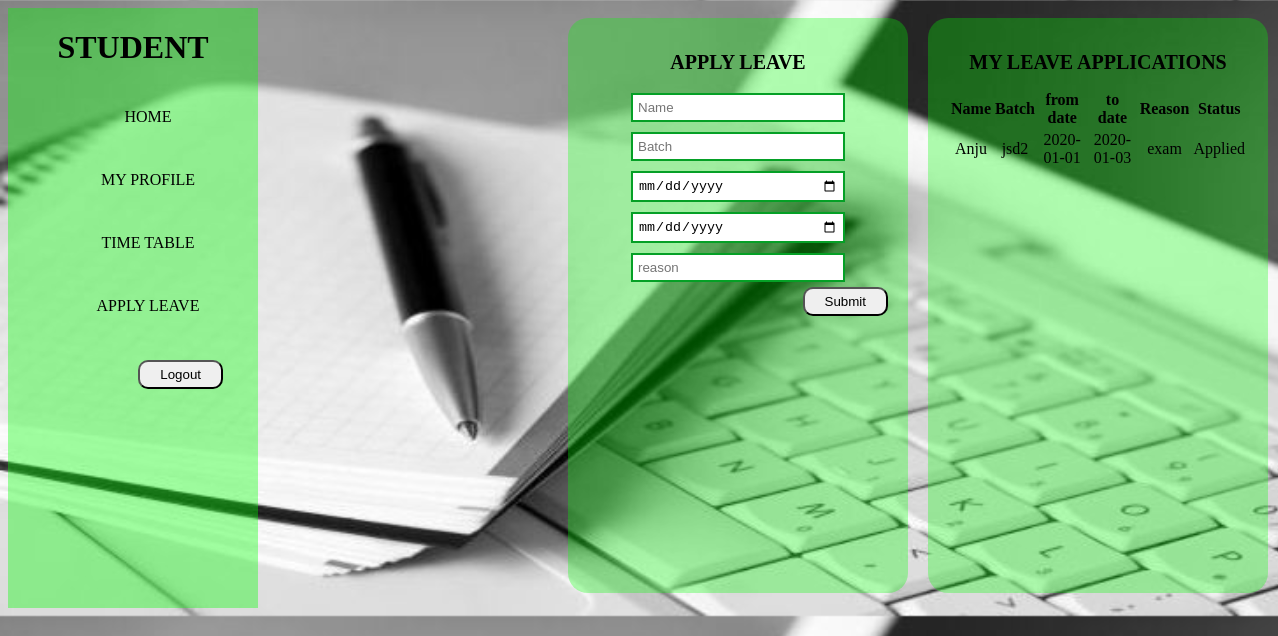
The app's page /student_applyleave.php (signed in) with its own data.
### tables this page shows
CREATE TABLE `leaves` (
  `id` int(11) NOT NULL,
  `name` varchar(15) NOT NULL,
  `batch` varchar(10) NOT NULL,
  `fromdate` date NOT NULL,
  `todate` date NOT NULL,
  `reason` varchar(20) NOT NULL,
  `status` varchar(10) NOT NULL DEFAULT 'Applied'
);

### student_applyleave.php (the view, shortened to what this page needs)
<!DOCTYPE html>
<html>
<head>
<link rel="stylesheet"  href="css/style.css">
</head>
<body class="bd">
        <div style="display: inline-flex">
            <div class="b">
                <h1>STUDENT</h1>
                <ul>
                    <li><a href="student_home.php"> HOME</a></li>
                    <li><a href="#">MY PROFILE</a>
                    </li>
                    <li><a href="timetablestudent.php">TIME TABLE</a></li>
                    <li><a href="student_applyleave.php">APPLY LEAVE</a></li>
                    <li><form action="logout" method="post">
                             <input type="submit" value="Logout" name="logout" class="sbm" >
                        </form>
                    </li>
                </ul>
            </div>
            <div class=form>
                <h1> APPLY LEAVE</h1>
                <form action="addfaculty.php" method="post">
                    <input type="text" placeholder="Name" name="name" class="inp">
					<input type="text" placeholder="Batch" name="batch" class="inp">
                    <input type="date" placeholder="fromDate" name="fromdate" class="inp">
                    <input type="date" placeholder="todate" name="todate" class="inp">
                    <input type="text" placeholder="reason" name="reason" class="inp">
                    <input type="submit" placeholder="APPLY" class="sbm" name="stuapply">
                </form>
            </div>
            <div class="form">
                <h1> MY LEAVE APPLICATIONS</h1>
                <table>
                <thead>
                    <tr>
                        <th>Name</th>
						<th>Batch</th>
                        <th>from date</th>
                        <th>to date </th>
                        <th>Reason</th>
                        <th>Status</th>
                    </tr>
                </thead>
                <tbody>
                    <?php
					include_once 'connection.php';
					$sql="select * from leaves where name='".$_SESSION['user']."'";
					$result = mysqli_query($conn, $sql);
					while($row = mysqli_fetch_assoc($result))
					{
						?>
                    <tr>
						<td><?php echo $row['name']?></td>
						<td><?php echo $row['batch']?></td>
                        <td><?php echo $row['fromdate']?></td>
                        <td><?php echo $row['todate']?></td>
                        <td><?php echo $row['reason']?></td>
                        <td><?php echo $row['status']?></td>
                    </tr>
					<?php } ?>
                </tbody>
            </table>
        </div>
        </div>
</body>
</html>

### css/style.css (style rules this page uses)
.bd { background-image:url(../img/log2.jpeg); background-size:cover; }
.b { width:250px; height:600px; background-color:rgba(0, 255, 0, 0.37); text-align:center; }
.b ul { display:block; list-style-type:none; }
.b ul li { width:150px; padding:20px; border-radius:20px; margin:5px; }
.b ul li a { text-decoration:none; color:black; }
.form { width:300px; height:535px; position:relative; left:300px; text-align:center; padding:20px; margin:10px; background-color:rgba(0,255,0,.3); border-radius:20px; }
.form h1 { font-size:20px; }
.inp { width:200px; padding:5px; margin:5px; outline:none; border:2px solid rgb(5, 160, 38); transition:1s; }
.sbm { padding:5px 20px; float:right; border-radius:10px; }

### records on screen
leaves: name "Anju", batch "jsd2", fromdate "2020-01-01", todate "2020-01-03", reason "exam", status "Applied"
